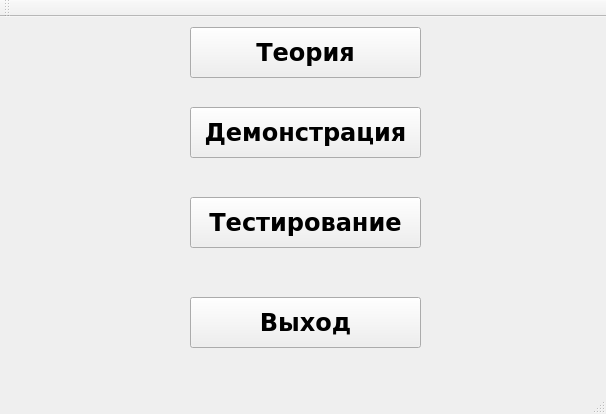
<?xml version="1.0" encoding="UTF-8"?>
<ui version="4.0">
 <class>MainWindow</class>
 <widget class="QMainWindow" name="MainWindow">
  <property name="geometry">
   <rect>
    <x>0</x>
    <y>0</y>
    <width>606</width>
    <height>414</height>
   </rect>
  </property>
  <property name="windowTitle">
   <string>Учебно-демонстрационная программа</string>
  </property>
  <property name="iconSize">
   <size>
    <width>24</width>
    <height>24</height>
   </size>
  </property>
  <widget class="QWidget" name="centralWidget">
   <widget class="QPushButton" name="pushButtonTeoriya">
    <property name="enabled">
     <bool>true</bool>
    </property>
    <property name="geometry">
     <rect>
      <x>190</x>
      <y>10</y>
      <width>231</width>
      <height>51</height>
     </rect>
    </property>
    <property name="font">
     <font>
      <family>Verdana</family>
      <pointsize>18</pointsize>
      <weight>75</weight>
      <bold>true</bold>
     </font>
    </property>
    <property name="autoFillBackground">
     <bool>false</bool>
    </property>
    <property name="text">
     <string>Теория</string>
    </property>
   </widget>
   <widget class="QPushButton" name="pushButtonTesting">
    <property name="geometry">
     <rect>
      <x>190</x>
      <y>180</y>
      <width>231</width>
      <height>51</height>
     </rect>
    </property>
    <property name="font">
     <font>
      <family>Verdana</family>
      <pointsize>18</pointsize>
      <weight>75</weight>
      <bold>true</bold>
     </font>
    </property>
    <property name="text">
     <string>Тестирование</string>
    </property>
   </widget>
   <widget class="QPushButton" name="pushButtonDemo">
    <property name="geometry">
     <rect>
      <x>190</x>
      <y>90</y>
      <width>231</width>
      <height>51</height>
     </rect>
    </property>
    <property name="font">
     <font>
      <family>Verdana</family>
      <pointsize>18</pointsize>
      <weight>75</weight>
      <bold>true</bold>
     </font>
    </property>
    <property name="text">
     <string>Демонстрация</string>
    </property>
   </widget>
   <widget class="QPushButton" name="pushButtonExit">
    <property name="geometry">
     <rect>
      <x>190</x>
      <y>280</y>
      <width>231</width>
      <height>51</height>
     </rect>
    </property>
    <property name="font">
     <font>
      <family>Verdana</family>
      <pointsize>18</pointsize>
      <weight>75</weight>
      <bold>true</bold>
     </font>
    </property>
    <property name="text">
     <string>Выход</string>
    </property>
   </widget>
  </widget>
  <widget class="QMenuBar" name="menuBar">
   <property name="geometry">
    <rect>
     <x>0</x>
     <y>0</y>
     <width>606</width>
     <height>21</height>
    </rect>
   </property>
  </widget>
  <widget class="QToolBar" name="mainToolBar">
   <attribute name="toolBarArea">
    <enum>TopToolBarArea</enum>
   </attribute>
   <attribute name="toolBarBreak">
    <bool>false</bool>
   </attribute>
  </widget>
  <widget class="QStatusBar" name="statusBar"/>
 </widget>
 <layoutdefault spacing="6" margin="11"/>
 <resources/>
 <connections/>
</ui>
